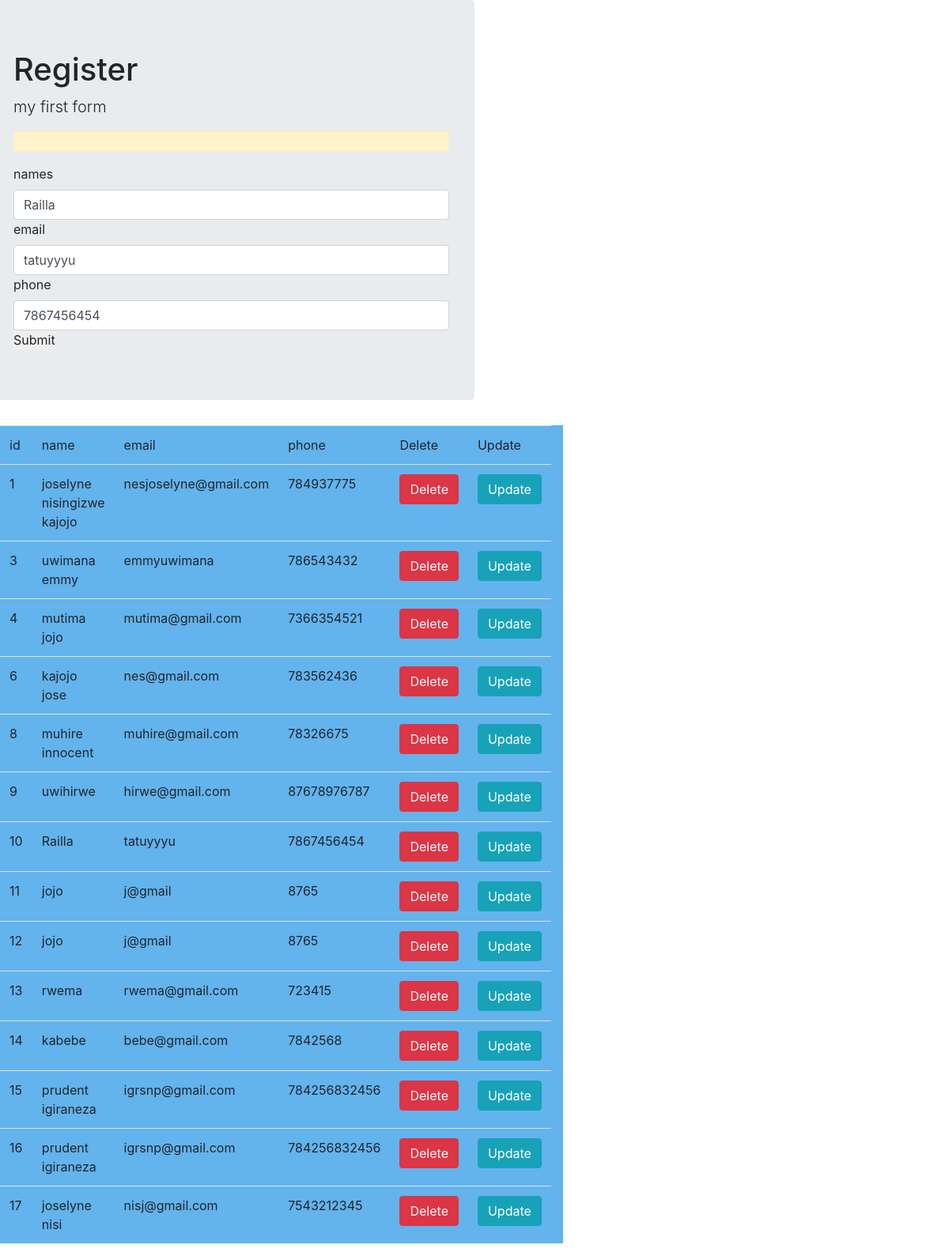
Page /10updateInfos on the committed database.
### home/models.py (models this page shows, shortened)
class Registration(models.Model):
    names = models.CharField(max_length=40)
    email = models.CharField(max_length=40)
    phone = models.IntegerField()

### home/views.py (the view, shortened to what this page needs)
# urls.py: path('<int:id>updateInfos', views.updatereg, name='updateInfos'),
def updatereg(request,id):
    select = Registration.objects.all().order_by('id')
    update = Registration.objects.get(id=id)
    return render(request, 'updateregister.html',{'data':select,'update':update})

### templates/updateregister.html (shortened to what this page needs)
<!DOCTYPE html>
<html lang="en">
<head>
    <link href="https://unpkg.com/tailwindcss@^1.0/dist/tailwind.min.css" rel="stylesheet">
    <link rel="stylesheet" href="https://stackpath.bootstrapcdn.com/bootstrap/4.5.2/css/bootstrap.min.css">
<link rel="stylesheet" href="https://cdn.jsdelivr.net/npm/uikit@3.5.7/dist/css/uikit.min.css" />
<link href="https://unpkg.com/aos@2.3.1/dist/aos.css" rel="stylesheet">
</head>
<body>
    <div class="row">
    <div class="jumbotron col-6 ">
    <h1>Register</h1>
    <p class="lead">my first form</p>
    <p class="alert alert-warning">{{message}}</p>
   <form action="{% url 'updateInfos' id=update.id %}" method="POST">
       <label for="names" >names</label>
       <input type="text" name="names" value="{{update.names}}" class="form-control">
       <label for="email" >email</label>
       <input type="text" name="email"value="{{update.email}}" class="form-control">
       <label for="phone" >phone</label>
       <input type="text" name="phone" value="{{update.phone}}" class="form-control">
       <input type="submit" name="submit">
   </form>
   </div>
   <div class="table col-6 bg-blue-400">
       <table>
           <tr><td>id</td><td>name</td><td>email</td><td>phone</td><td>Delete</td><td>Update</td></tr>
           {% for y in data%}
           <tr><td>{{ y.id }}</td><td>{{ y.names }}</td><td>{{ y.email }}</td><td>{{ y.phone }}</td>
         <td><a href="{% url 'deleteInfos' id=y.id  %}"><span class="btn btn-danger">Delete</span></a></td>
         <td><a href="{% url 'updateInfos' id=y.id  %}"><span class="btn btn-info">Update</span></a></td>
        </tr>
           {% endfor%}
    </table>
   </div>
    </div>
</body>
</html>

### rows in the picture
Registration: names "Railla", phone "7867456454", id "10", email "tatuyyyu"
Registration: id "1", names "joselyne nisingizwe kajojo", email "nesjoselyne@gmail.com", phone "784937775"
Registration: id "3", names "uwimana emmy", email "emmyuwimana", phone "786543432"
Registration: id "4", names "mutima jojo", email "mutima@gmail.com", phone "7366354521"
Registration: id "6", names "kajojo jose", email "nes@gmail.com", phone "783562436"
Registration: id "8", names "muhire innocent", email "muhire@gmail.com", phone "78326675"
Registration: id "9", names "uwihirwe", email "hirwe@gmail.com", phone "87678976787"
Registration: id "11", names "jojo", email "j@gmail", phone "8765"
Registration: id "12", names "jojo", email "j@gmail", phone "8765"
Registration: id "13", names "rwema", email "rwema@gmail.com", phone "723415"
Registration: id "14", names "kabebe", email "bebe@gmail.com", phone "7842568"
Registration: id "15", names "prudent igiraneza", email "igrsnp@gmail.com", phone "784256832456"
Registration: id "16", names "prudent igiraneza", email "igrsnp@gmail.com", phone "784256832456"
Registration: id "17", names "joselyne nisi", email "nisj@gmail.com", phone "7543212345"
